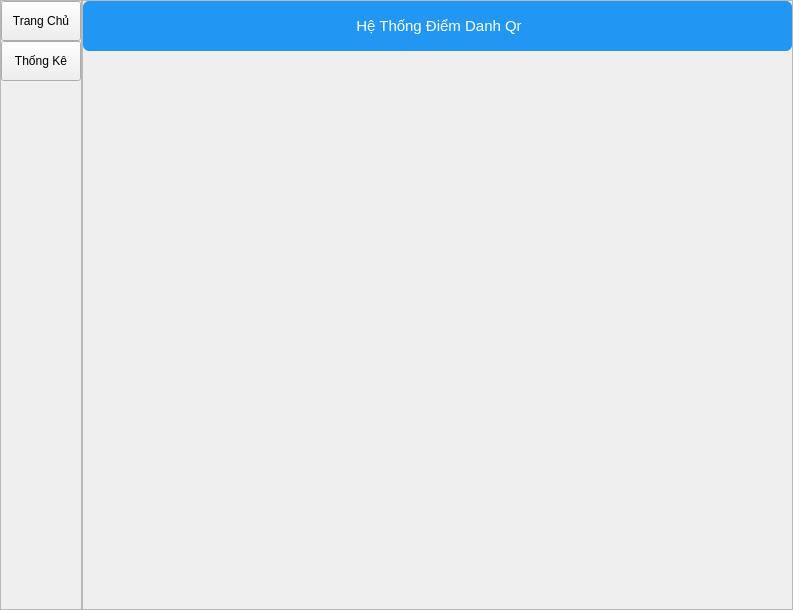
<?xml version="1.0" encoding="UTF-8"?>
<ui version="4.0">
 <class>MainWindow</class>
 <widget class="QMainWindow" name="MainWindow">
  <property name="geometry">
   <rect>
    <x>0</x>
    <y>0</y>
    <width>793</width>
    <height>610</height>
   </rect>
  </property>
  <property name="windowTitle">
   <string>MainWindow</string>
  </property>
  <widget class="QWidget" name="centralwidget">
   <layout class="QHBoxLayout" name="horizontalLayout">
    <property name="spacing">
     <number>0</number>
    </property>
    <property name="leftMargin">
     <number>0</number>
    </property>
    <property name="topMargin">
     <number>0</number>
    </property>
    <property name="rightMargin">
     <number>0</number>
    </property>
    <property name="bottomMargin">
     <number>0</number>
    </property>
    <item>
     <widget class="QFrame" name="frame_menu">
      <property name="maximumSize">
       <size>
        <width>100</width>
        <height>16777215</height>
       </size>
      </property>
      <property name="sizeIncrement">
       <size>
        <width>40</width>
        <height>0</height>
       </size>
      </property>
      <property name="frameShape">
       <enum>QFrame::StyledPanel</enum>
      </property>
      <property name="frameShadow">
       <enum>QFrame::Raised</enum>
      </property>
      <layout class="QVBoxLayout" name="verticalLayout">
       <property name="spacing">
        <number>0</number>
       </property>
       <property name="leftMargin">
        <number>0</number>
       </property>
       <property name="topMargin">
        <number>0</number>
       </property>
       <property name="rightMargin">
        <number>0</number>
       </property>
       <property name="bottomMargin">
        <number>0</number>
       </property>
       <item>
        <widget class="QPushButton" name="pushButton">
         <property name="minimumSize">
          <size>
           <width>20</width>
           <height>40</height>
          </size>
         </property>
         <property name="text">
          <string>Trang Chủ</string>
         </property>
        </widget>
       </item>
       <item>
        <widget class="QPushButton" name="pushButton_2">
         <property name="minimumSize">
          <size>
           <width>20</width>
           <height>40</height>
          </size>
         </property>
         <property name="text">
          <string>Thống Kê</string>
         </property>
        </widget>
       </item>
       <item>
        <spacer name="verticalSpacer">
         <property name="orientation">
          <enum>Qt::Vertical</enum>
         </property>
         <property name="sizeHint" stdset="0">
          <size>
           <width>20</width>
           <height>525</height>
          </size>
         </property>
        </spacer>
       </item>
      </layout>
     </widget>
    </item>
    <item>
     <widget class="QFrame" name="frame_2">
      <property name="frameShape">
       <enum>QFrame::StyledPanel</enum>
      </property>
      <property name="frameShadow">
       <enum>QFrame::Raised</enum>
      </property>
      <layout class="QVBoxLayout" name="verticalLayout_2">
       <property name="spacing">
        <number>0</number>
       </property>
       <property name="leftMargin">
        <number>0</number>
       </property>
       <property name="topMargin">
        <number>0</number>
       </property>
       <property name="rightMargin">
        <number>0</number>
       </property>
       <property name="bottomMargin">
        <number>0</number>
       </property>
       <item>
        <widget class="QStackedWidget" name="stackedWidget">
         <property name="currentIndex">
          <number>0</number>
         </property>
         <widget class="QWidget" name="page_createqr">
          <layout class="QVBoxLayout" name="verticalLayout_3">
           <property name="spacing">
            <number>0</number>
           </property>
           <property name="leftMargin">
            <number>0</number>
           </property>
           <property name="topMargin">
            <number>0</number>
           </property>
           <property name="rightMargin">
            <number>0</number>
           </property>
           <property name="bottomMargin">
            <number>0</number>
           </property>
           <item alignment="Qt::AlignTop">
            <widget class="QLabel" name="label">
             <property name="minimumSize">
              <size>
               <width>0</width>
               <height>50</height>
              </size>
             </property>
             <property name="styleSheet">
              <string notr="true">QLabel {
    background-color: #2196F3;
    color: white;
    padding: 4px 8px;
    border-radius: 6px;
    font-size: 14px;
}
</string>
             </property>
             <property name="text">
              <string>&lt;html&gt;&lt;head/&gt;&lt;body&gt;&lt;p align=&quot;center&quot;&gt;&lt;span style=&quot; font-size:11pt;&quot;&gt;Hệ Thống Điểm Danh Qr&lt;/span&gt;&lt;/p&gt;&lt;/body&gt;&lt;/html&gt;</string>
             </property>
            </widget>
           </item>
          </layout>
         </widget>
         <widget class="QWidget" name="page_thongke"/>
        </widget>
       </item>
      </layout>
     </widget>
    </item>
   </layout>
  </widget>
 </widget>
 <resources/>
 <connections/>
</ui>
